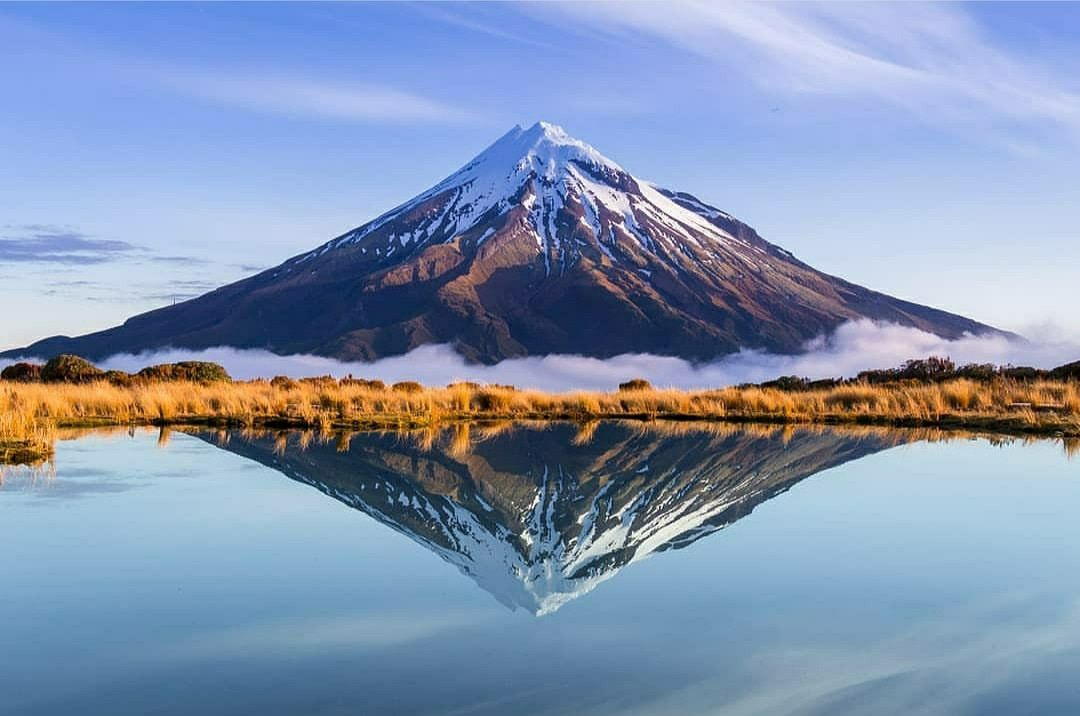
#> input picture 1/1.16-1.30/histograms/snow_mountain.jpg, 1080 x 716 px
$ python color_histograms.py --image snow_mountain.jpg
#> lines starting #> are read from the running program, lines starting #| are printed output that depends on the picture
from matplotlib import pyplot as plt
import argparse
import imutils
import cv2

ap = argparse.ArgumentParser()
ap.add_argument("-i", "--image", required=True, help="Path to the image")
args = vars(ap.parse_args())

image = cv2.imread(args["image"])
#> image is the input picture: shape (716, 1080, 3); mean B, G, R 177.1, 148.5, 130.8
a = image[:, :, 0]
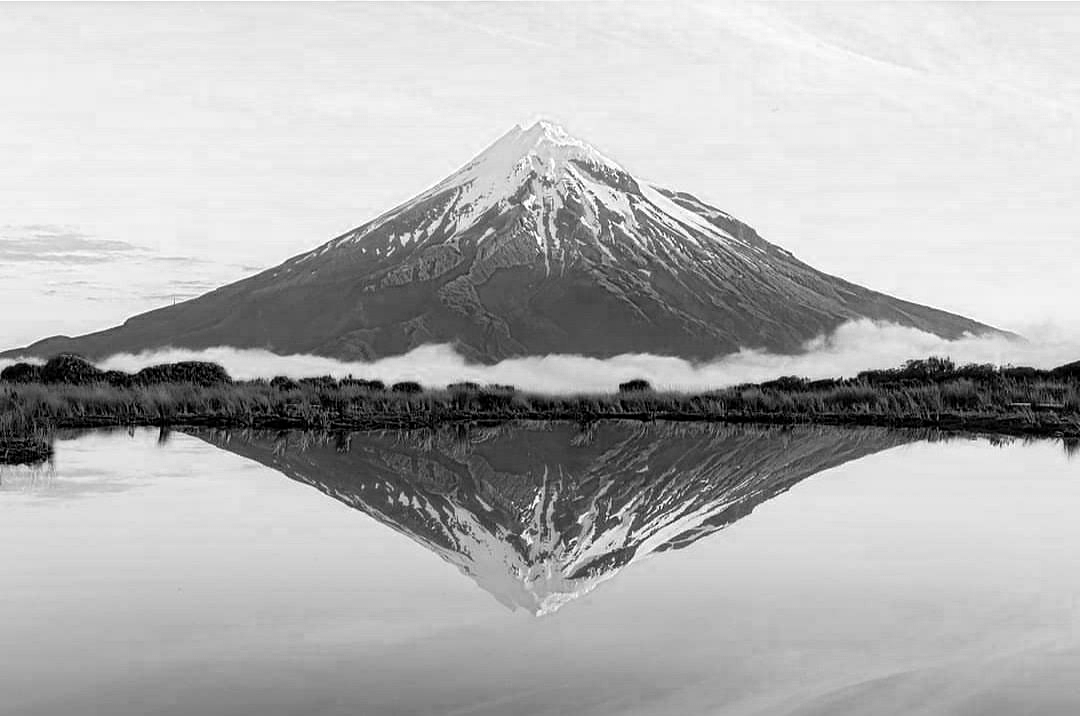
#> a: shape (716, 1080); min 0, max 255, mean 177.1
a.shape

chans = cv2.split(image)
colors = ("b", "g", "r")
plt.figure()
plt.title("'Flattened' Color Histogram")
plt.xlabel("Bins")
plt.ylabel("# of Pixels")

for (chan, color) in zip(chans, colors):
    # create a histogram for the current channel and plot it
    hist = cv2.calcHist([chan], [0], None, [256], [0, 255])
    plt.plot(hist, color=color)
    plt.xlim([0, 255])
#> this loop made 3 passes
#> color on passes 1 to 3: 'b', 'g', 'r'
plt.show()
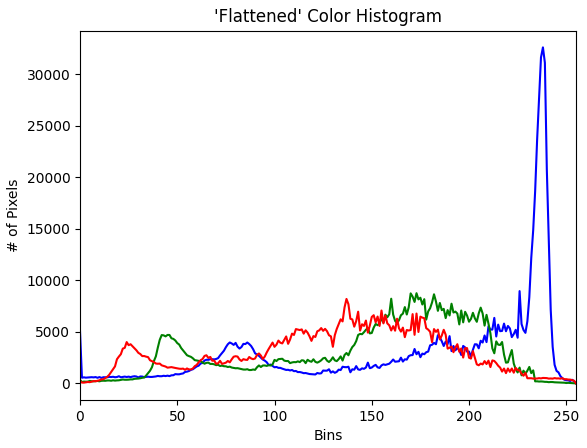
#> figure drawn by matplotlib, 1 panel; curve peaks at x = 238, y = 32616; curve peaks at x = 173, y = 8756; curve peaks at x = 137, y = 8199
# 绘制2D的直方图，32*32
fig = plt.figure()

# 绘制绿蓝直方图
ax = fig.add_subplot(131)
hist = cv2.calcHist([chans[1], chans[0]], [0, 1], None, [32, 32],
                    [0, 255, 0, 255])
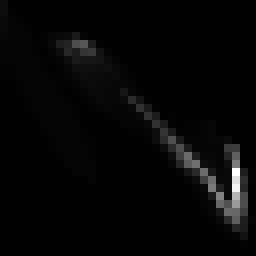
#> hist: shape (32, 32) float32 (shown 8 times larger); min 0, max 31105, mean 754.2; drawn with min black and max white
p = ax.imshow(hist, interpolation="nearest")
ax.set_title("2D Color Histogram for G and B")
plt.colorbar(p)

# 绘制绿红直方图
ax = fig.add_subplot(132)
hist = cv2.calcHist([chans[1], chans[2]], [0, 1], None, [32, 32],
                    [0, 255, 0, 255])
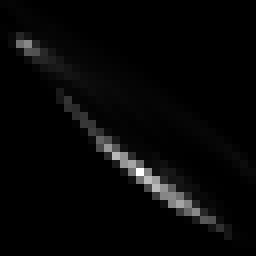
#> hist: shape (32, 32) float32 (shown 8 times larger); min 0, max 26187, mean 754.2; drawn with min black and max white
p = ax.imshow(hist, interpolation="nearest")
ax.set_title("2D Color Histogram for G and R")
plt.colorbar(p)

# 绘制蓝红直方图
ax = fig.add_subplot(133)
hist = cv2.calcHist([chans[0], chans[2]], [0, 1], None, [32, 32],
                    [0, 255, 0, 255])
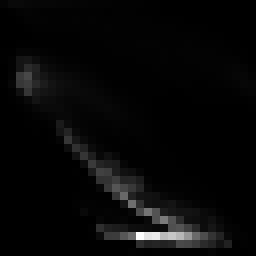
#> hist: shape (32, 32) float32 (shown 8 times larger); min 0, max 23799, mean 753.5; drawn with min black and max white
p = ax.imshow(hist, interpolation="nearest")
ax.set_title("2D Color Histogram for B and R")
plt.colorbar(p)

# 查看2D直方图的尺寸
print("2D histogram shape: {}, with {} values".format(
    hist.shape, hist.flatten().shape[0]))
#| 2D histogram shape: (32, 32), with 1024 values

hist = cv2.calcHist([image], [0, 1, 2],
                    None, [256, 256, 256], [0, 255, 0, 255, 0, 255])
print("3D histogram shape: {}, with {} values".format(
    hist.shape, hist.flatten().shape[0]))
#| 3D histogram shape: (256, 256, 256), with 16777216 values

plt.figure()
plt.axis("off")
plt.imshow(imutils.opencv2matplotlib(image))

plt.show()
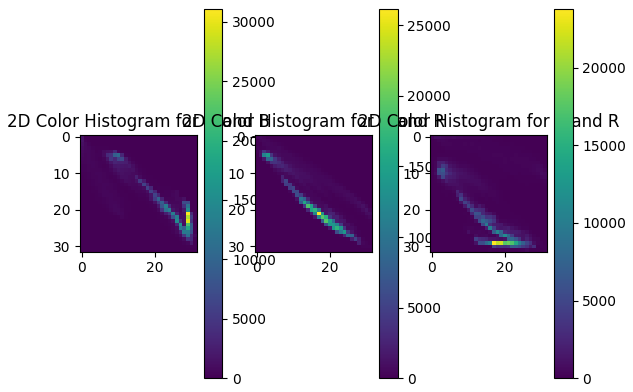
#> figure drawn by matplotlib, 6 panels

$ run again, on 1/1.16-1.30/histograms/beach.png
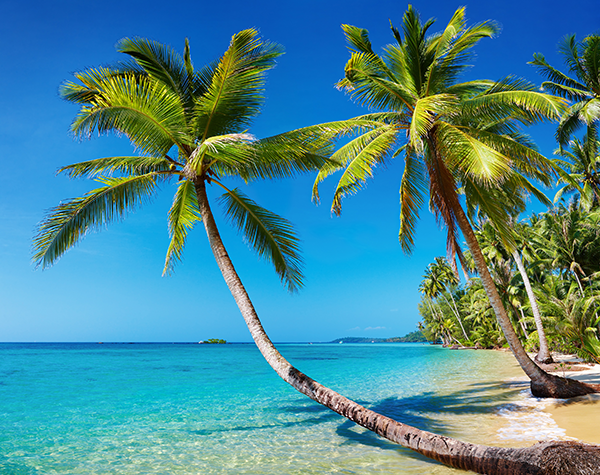
#> input picture 1/1.16-1.30/histograms/beach.png, 600 x 475 px
#> image is the input picture: shape (475, 600, 3); mean B, G, R 148.4, 136.5, 73.3
#> `a = image[:, :, 0]`:
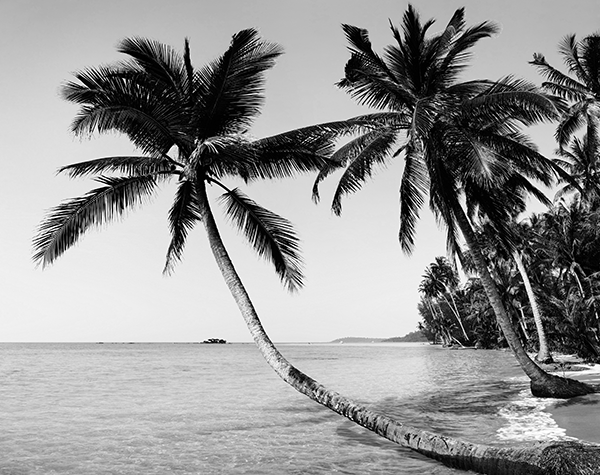
#> a: shape (475, 600); min 0, max 255, mean 148.4
#> the loop `for (chan, color) in zip(chans, colors):` made 3 passes
#> color on passes 1 to 3: 'b', 'g', 'r'
#> `hist = cv2.calcHist([chans[0], chans[2]], [0, 1], None, [32, 32], [0, ..`:
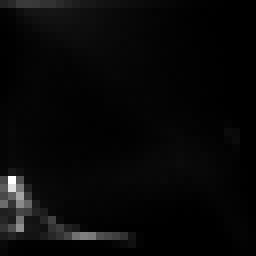
#> hist: shape (32, 32) float32 (shown 8 times larger); min 0, max 8463, mean 276.9; drawn with min black and max white
#| 2D histogram shape: (32, 32), with 1024 values
#| 3D histogram shape: (256, 256, 256), with 16777216 values

$ run again, on 1/1.16-1.30/histograms/horseshoe_bend.png
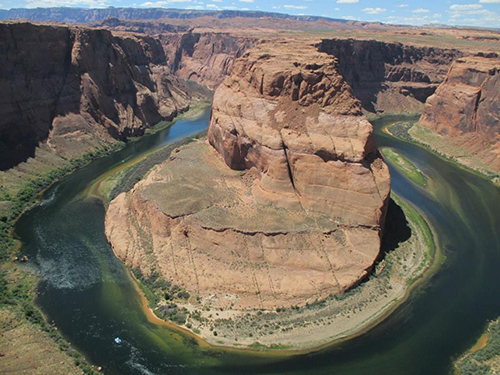
#> input picture 1/1.16-1.30/histograms/horseshoe_bend.png, 500 x 375 px
#> image is the input picture: shape (375, 500, 3); mean B, G, R 94.8, 106.7, 114
#> `a = image[:, :, 0]`:
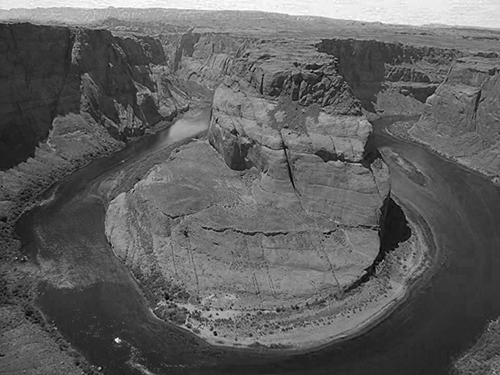
#> a: shape (375, 500); min 0, max 255, mean 94.8
#> the loop `for (chan, color) in zip(chans, colors):` made 3 passes
#> color on passes 1 to 3: 'b', 'g', 'r'
#> `hist = cv2.calcHist([chans[0], chans[2]], [0, 1], None, [32, 32], [0, ..`:
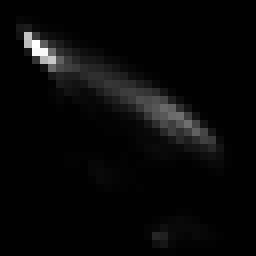
#> hist: shape (32, 32) float32 (shown 8 times larger); min 0, max 5722, mean 183.1; drawn with min black and max white
#| 2D histogram shape: (32, 32), with 1024 values
#| 3D histogram shape: (256, 256, 256), with 16777216 values
